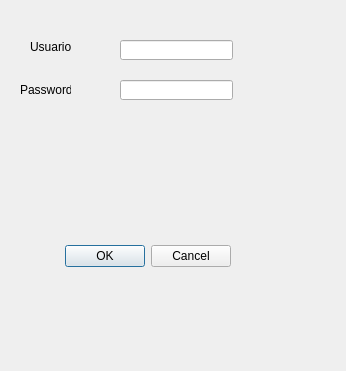
<?xml version="1.0" encoding="UTF-8"?>
<ui version="4.0">
 <class>Dialog</class>
 <widget class="QDialog" name="Dialog">
  <property name="geometry">
   <rect>
    <x>0</x>
    <y>0</y>
    <width>346</width>
    <height>371</height>
   </rect>
  </property>
  <property name="windowTitle">
   <string>Dialog</string>
  </property>
  <widget class="QDialogButtonBox" name="buttonBox">
   <property name="geometry">
    <rect>
     <x>-110</x>
     <y>240</y>
     <width>341</width>
     <height>32</height>
    </rect>
   </property>
   <property name="orientation">
    <enum>Qt::Horizontal</enum>
   </property>
   <property name="standardButtons">
    <set>QDialogButtonBox::Cancel|QDialogButtonBox::Ok</set>
   </property>
  </widget>
  <widget class="QLabel" name="label">
   <property name="geometry">
    <rect>
     <x>30</x>
     <y>40</y>
     <width>47</width>
     <height>13</height>
    </rect>
   </property>
   <property name="text">
    <string>Usuario</string>
   </property>
  </widget>
  <widget class="QLabel" name="label_2">
   <property name="geometry">
    <rect>
     <x>20</x>
     <y>80</y>
     <width>51</width>
     <height>20</height>
    </rect>
   </property>
   <property name="text">
    <string>Password</string>
   </property>
  </widget>
  <widget class="QLineEdit" name="campo_usuario">
   <property name="geometry">
    <rect>
     <x>120</x>
     <y>40</y>
     <width>113</width>
     <height>20</height>
    </rect>
   </property>
  </widget>
  <widget class="QLineEdit" name="campo_password">
   <property name="geometry">
    <rect>
     <x>120</x>
     <y>80</y>
     <width>113</width>
     <height>20</height>
    </rect>
   </property>
  </widget>
 </widget>
 <resources/>
 <connections>
  <connection>
   <sender>buttonBox</sender>
   <signal>accepted()</signal>
   <receiver>Dialog</receiver>
   <slot>accept()</slot>
   <hints>
    <hint type="sourcelabel">
     <x>248</x>
     <y>254</y>
    </hint>
    <hint type="destinationlabel">
     <x>157</x>
     <y>274</y>
    </hint>
   </hints>
  </connection>
  <connection>
   <sender>buttonBox</sender>
   <signal>rejected()</signal>
   <receiver>Dialog</receiver>
   <slot>reject()</slot>
   <hints>
    <hint type="sourcelabel">
     <x>316</x>
     <y>260</y>
    </hint>
    <hint type="destinationlabel">
     <x>286</x>
     <y>274</y>
    </hint>
   </hints>
  </connection>
 </connections>
</ui>
